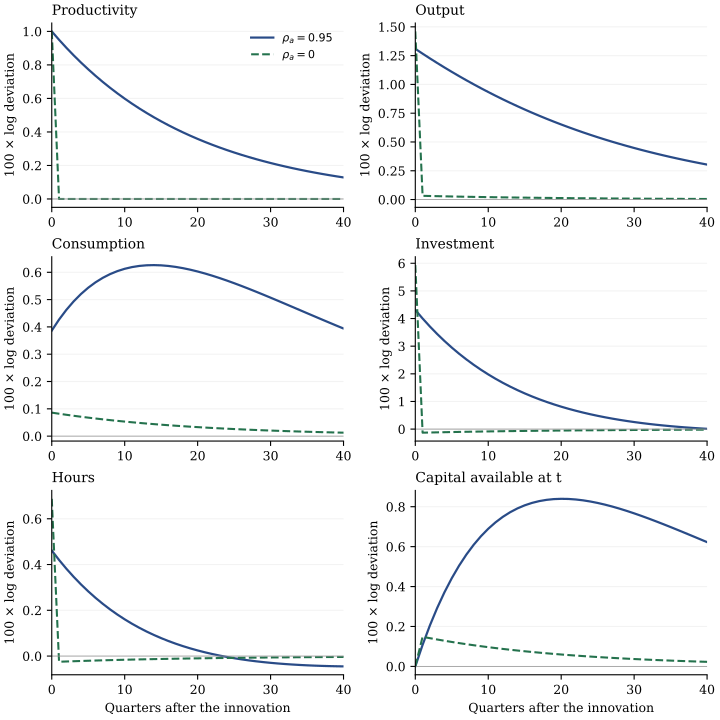

The Python source for this figure:
"""First-order RBC teaching experiment; no data, estimation, or empirical fit.

Regenerate from the repository root with the uv-managed environment:
    .venv/bin/python macro/images/rbc_impulse_responses.py
Equations and coefficient matching are shown in the RBC chapter. Both policies
are solved afresh: changing persistence changes household decisions.
"""
from pathlib import Path
import os
import tempfile
os.environ.setdefault('MPLCONFIGDIR', str(Path(tempfile.gettempdir()) / 'notes-economics-mpl'))
import numpy as np
import matplotlib
matplotlib.use('Agg')
import matplotlib.pyplot as plt


def solve_policy(rho=.95, alpha=.33, beta=.99, delta=.025, sigma=1., phi=1., hours=1/3):
    rent=1/beta-1+delta
    v=rent/alpha
    s_i=delta/v
    s_c=1-s_i
    x=(alpha/rent)**(1/(1-alpha))  # Abar=1
    n=hours
    k=x*n
    y=k**alpha*n**(1-alpha)
    c=s_c*y
    wage=(1-alpha)*y/n
    chi=wage/(c**sigma*n**phi)
    bk=alpha*(1+phi)/(phi+alpha)
    ba=(1+phi)/(phi+alpha)
    bc=-(1-alpha)*sigma/(phi+alpha)
    gk=1-delta+v*bk
    ga=v*ba
    gc=v*(s_c-bc)
    omega=beta*rent
    tau=sigma-omega*bc
    upsilon=omega*(bk-1)
    zeta=omega*ba*rho
    roots=np.roots([tau*gc,-(tau*gk+upsilon*gc-sigma),upsilon*gk])
    candidates=[]
    for root in roots:
        if abs(root.imag)>1e-10:
            continue
        pk=float(root.real)
        J=tau*pk-upsilon
        denominator=sigma+J*gc-tau*rho
        if abs(denominator)<1e-12:
            continue
        pa=(J*ga-zeta)/denominator
        hk=gk-gc*pk
        ha=ga-gc*pa
        if abs(hk)<1:
            candidates.append((pk,pa,hk,ha))
    assert len(candidates)==1, candidates
    pk,pa,hk,ha=candidates[0]
    return dict(rho=rho,alpha=alpha,beta=beta,delta=delta,sigma=sigma,phi=phi,
                rent=rent,v=v,s_i=s_i,s_c=s_c,chi=chi,n=n,k=k,y=y,c=c,
                i=delta*k,wage=wage,bk=bk,ba=ba,bc=bc,gk=gk,ga=ga,gc=gc,
                omega=omega,tau=tau,upsilon=upsilon,zeta=zeta,
                pk=pk,pa=pa,hk=hk,ha=ha,roots=roots)


def response(p, size=.01, periods=81):
    a=size*p['rho']**np.arange(periods)
    k=np.zeros(periods)
    for t in range(periods-1):
        k[t+1]=p['hk']*k[t]+p['ha']*a[t]
    c=p['pk']*k+p['pa']*a
    n=(a+p['alpha']*k-p['sigma']*c)/(p['phi']+p['alpha'])
    y=a+p['alpha']*k+(1-p['alpha'])*n
    inv=(y-p['s_c']*c)/p['s_i']
    q=y-k
    w=y-n
    out=dict(a=a,k=k,c=c,n=n,y=y,i=inv,q=q,w=w)
    # Original, unreduced linear equations independently evaluated along the path.
    assert np.allclose(w,p['sigma']*c+p['phi']*n)
    assert np.allclose(y,p['s_c']*c+p['s_i']*inv)
    assert np.allclose(k[1:],(1-p['delta'])*k[:-1]+p['delta']*inv[:-1])
    assert np.allclose(p['sigma']*(c[1:]-c[:-1]),p['omega']*q[1:])
    assert k[0]==0 and a[0]==size
    return out


def main():
    persistent=solve_policy(.95)
    iid=solve_policy(0.)
    paths=[response(persistent),response(iid)]
    plt.rcParams.update({'font.family':'DejaVu Serif','font.size':9,
                         'pdf.fonttype':42,'axes.spines.top':False,'axes.spines.right':False})
    fig,axes=plt.subplots(3,2,figsize=(7.2,7.2),layout='constrained')
    labels=[('a','Productivity'),('y','Output'),('c','Consumption'),
            ('i','Investment'),('n','Hours'),('k','Capital available at t')]
    t=np.arange(41)
    for ax,(key,title) in zip(axes.flat,labels):
        ax.plot(t,100*paths[0][key][:41],color='#294b87',lw=1.6,label=r'$\rho_a=0.95$')
        ax.plot(t,100*paths[1][key][:41],color='#24724d',lw=1.5,ls='--',label=r'$\rho_a=0$')
        ax.axhline(0,color='#999999',lw=.6)
        ax.set_title(title,loc='left',fontsize=10)
        ax.set_xlim(0,40)
        ax.set_xticks([0,10,20,30,40])
        ax.set_ylabel('100 × log deviation')
        ax.grid(axis='y',alpha=.15)
    for ax in axes[-1]:
        ax.set_xlabel('Quarters after the innovation')
    axes[0,0].legend(frameon=False,fontsize=8)
    fig.savefig(Path(__file__).with_suffix('.pdf'),metadata={'CreationDate':None,'ModDate':None})
    plt.close(fig)
    for p,path in zip([persistent,iid],paths):
        print('rho=',p['rho'],'policy:',{s:round(p[s],9) for s in ['pk','pa','hk','ha']})
        print('impact percent:',{s:round(100*path[s][0],6) for s in ['a','y','c','i','n','k']})
    print('steady:',{s:round(persistent[s],9) for s in ['rent','s_c','s_i','k','y','c','i','chi']})
    print('PASS independent original linear equations, capital timing, and both freshly solved policies; figure generated.')


if __name__=='__main__':
    main()
